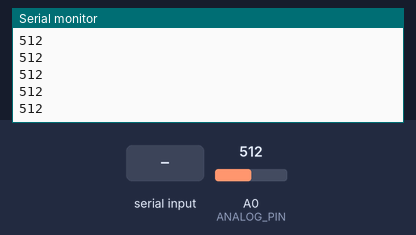
Recording of a sketch running on a simulated Arduino Leonardo, built with avr-gcc and run on an emulated ATmega32U4. On the bench: the last lines printed to the serial monitor. The test bench sets the inputs (shaded band); at power-on: A0 (ANALOG_PIN) = 512.

Above: at 1.2 s.
1.3 s: A0 (ANALOG_PIN) set to 716
At 2.1 s:
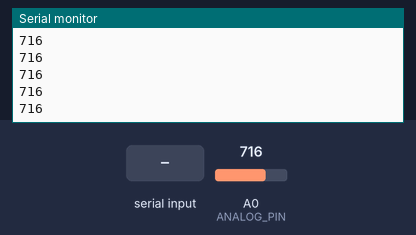
2.8 s: "1" received over Serial
4.3 s: A0 (ANALOG_PIN) set to 900
At 5.4 s:
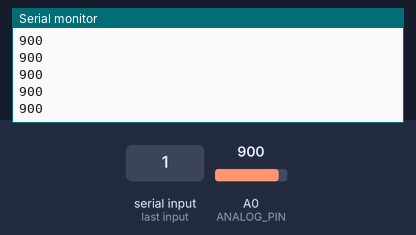
Timing chart, 0 to 7.3 s (numbered marks = the images above; inputs shaded):
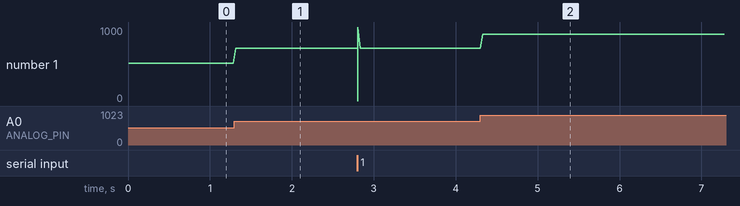

The sketch:

AnalogReadTEPT.ino
```cpp
//  (VCC)--(2k)--+--(+TEPT-)--(GND)
//               `(A0)
// Arduino/hardware/arduino/avr/variants/leonardo/pins_arduino.h

#define ANALOG_PIN A0

void setup() {
  Serial.begin(9600);
}

void loop() {
  int sensorValue = analogRead(ANALOG_PIN);

  // print out the value you read:
  if (Serial) {
    Serial.println(sensorValue);
    // send keys to arduino to reset the scale
    if (Serial.available() > 0) {
      Serial.read();
      // realign plotter scale to 0--1000
      Serial.println(0);
      Serial.println(1000);
    }
  }
  delay(1000/50);
  digitalWrite(LED_BUILTIN, (millis() / 1024) & 0x01);
}
```

Measured:
- after the input at 1.3 s, the serial monitor: prints a new line at once (image 1)
- after the input at 4.3 s, the serial monitor: prints a new line at once (image 2)
- plotted number 1: 512 → 716 after the input at 1.3 s, 716 → 900 after the input at 4.3 s
